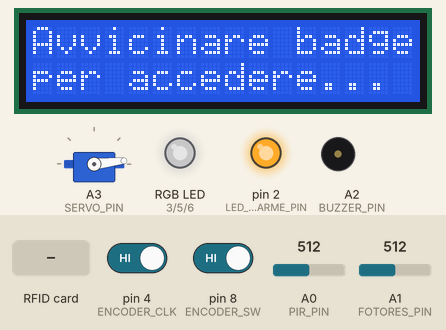
Bench run of a sketch on a simulated Arduino Uno, built with avr-gcc and run on an emulated ATmega328P. On the bench: 16×2 character LCD, servo, an RGB LED mixed from three pins (HIGH = lit), output pins drawn as LEDs (lit = HIGH), buzzer (waves = sounding). The test bench sets the inputs (shaded band); at power-on: A0 (PIR_PIN) = 512, pin 4 (ENCODER_CLK) HIGH, pin 8 (ENCODER_SW) HIGH, A1 (FOTORES_PIN) = 512. Dim RGB values are drawn brighter than linear; pins used as bus, display or sensor lines are not drawn; what the sketch prints to the serial monitor is not drawn.

Above: at 1.3 s.
1.4 s: A0 (PIR_PIN) set to 641
2.9 s: A0 (PIR_PIN) set to 668
At 3.8 s:
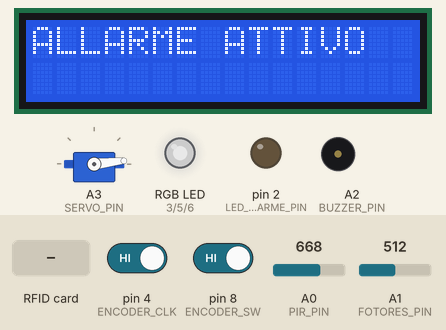
5.9 s: RFID card 3B 26 A1 52 held to the reader
At 8.7 s:
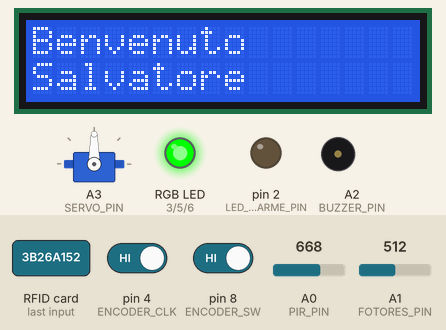
8.9 s: RFID card 4B 73 D3 52 held to the reader
At 11.6 s:
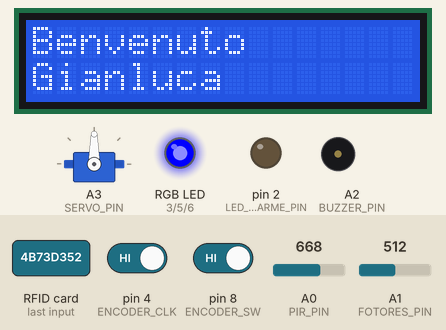
11.9 s: RFID card 5E 7A 19 C4 held to the reader
At 14.7 s:
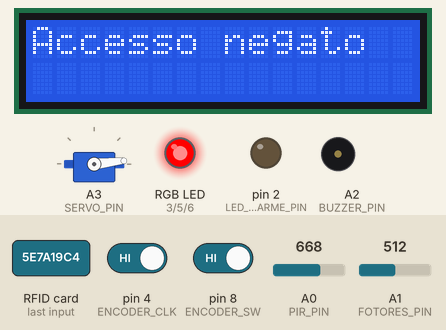
14.9 s: RFID card 4B 1F B3 52 held to the reader
At 16.0 s:
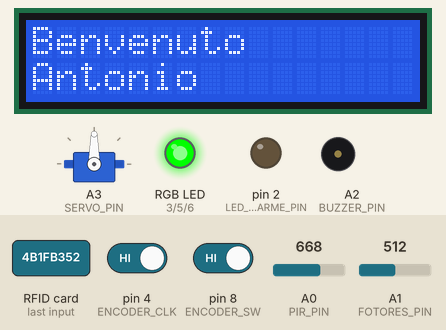
Timing chart, 0 to 18.9 s (numbered marks = the images above; inputs shaded):
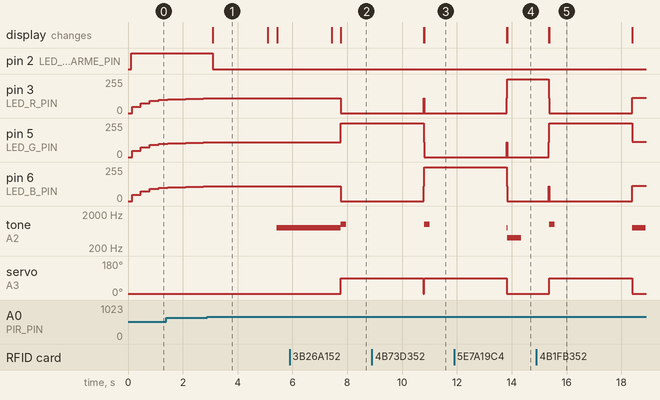

Measured:
- the behaviour switches between 649 and 650 on A0 (PIR_PIN) (found by bisection; images 0 and 1)
- after the input at 2.9 s, pin 2 (LED_ALLARME_PIN): HIGH → LOW after 0.19 s; tone on A2 (BUZZER_PIN): silent → 800 Hz after 2.5 s; the display: changes after 0.19 s (image 1)
- after the input at 5.9 s, pin 3 (LED_R_PIN), pin 6 (LED_B_PIN): 111/255 → 0/255 after 1.9 s; pin 5 (LED_G_PIN): 111/255 → 255/255 after 1.9 s; tone on A2 (BUZZER_PIN): 800 Hz → 1000 Hz after 1.9 s, → silent 0.20 s later; servo on A3 (SERVO_PIN): 6° → 90° after 1.9 s; the display: first differs from a run without the input after 1.9 s (image 2)
- after the input at 8.9 s, the display: first differs from a run without the input after 1.9 s (image 3)
- after the input at 11.9 s, the display: first differs from a run without the input after 1.9 s (image 4)
- after the input at 14.9 s, servo on A3 (SERVO_PIN): 6° → 90° after 0.47 s, → 6° 3.0 s later; the display: first differs from a run without the input after 0.47 s (image 5)
- what the display in image 1 shows lasts 2.0 s, from 3.1 s to 5.1 s

The sketch:

SmartBadge.ino
```cpp
// Salvatore Montagna - 1000080223

#include <Wire.h>
#include <LiquidCrystal_I2C.h>
#include <SPI.h>
#include <MFRC522.h>
#include <Servo.h>

// --- LCD ---
LiquidCrystal_I2C lcd(0x27, 16, 2);

// --- RFID ---
#define RFID_SS_PIN 10
#define RFID_RST_PIN 9
MFRC522 rfid(RFID_SS_PIN, RFID_RST_PIN);

// --- LED RGB ---
#define LED_R_PIN 3
#define LED_G_PIN 5
#define LED_B_PIN 6

// --- PIR (analogico A0) ---
#define PIR_PIN A0
bool accessoConsentito = false;

// --- LED Allarme (digitale D2) ---
#define LED_ALLARME_PIN 2
bool allarmeAttivo = false;

// --- Servo (A3) ---
Servo servoPorta;
#define SERVO_PIN A3

// --- Buzzer (analogico A2) ---
#define BUZZER_PIN A2

// --- Fotoresistenza (analogico A1) ---
#define FOTORES_PIN A1

// --- Encoder ---
#define ENCODER_CLK 4
#define ENCODER_DT 7
#define ENCODER_SW 8
int ultimoStatoEncoder = HIGH;
bool encoderPremuto = false;
int indiceMenu = 0;
int indiceUtenteVisualizzato = 0;
bool visualizzandoLog = false;
bool visualizzandoLuminosita = false;
unsigned long ultimoSpostamentoMenu = 0;
const unsigned long debounceMenu = 300;

// --- PID ---
float setpoint = 700.0; // valore target di luminosità
float kp = 0.5, ki = 0.05, kd = 0.1;
float errorePrecedente = 0, integrale = 0;

// --- Timer Allarme ---
unsigned long ultimoCambioAllarme = 0;
bool statoBuzzer = false;
const unsigned long intervalloAllarme = 500;

// --- Tentativi di accesso ---
int tentativiFalliti = 0;
const int MAX_TENTATIVI = 5;

// Limiti per l'integrale (anti-windup)
float integraleMin = -500;
float integraleMax = 500;

// Variabile per smoothing
float uscitaSmoothed = 50;

float luminositaAttuale = 0;  // inizializza in alto

// --- Struttura Utente ---
struct Utente {
  byte uid[4];
  String nome;
  String ruolo;
  int accessi;
};

Utente utenti[] = {
  {{0x3B, 0x26, 0xA1, 0x52}, "Salvatore", "Dipendente", 0},
  {{0x4B, 0x1F, 0xB3, 0x52}, "Antonio", "Dipendente", 0},
  {{0x4B, 0x73, 0xD3, 0x52}, "Gianluca", "Amministratore", 0},
  {{0xDB, 0x72, 0xB6, 0x52}, "Carlo", "Amministratore", 0}
};

const int NUM_UTENTI = sizeof(utenti) / sizeof(utenti[0]);
int indiceUtenteCorrente = -1;

void setup() {
  Serial.begin(9600);
  SPI.begin();
  rfid.PCD_Init();
  lcd.init();
  lcd.backlight();

  servoPorta.attach(SERVO_PIN);
  servoPorta.write(6);

  pinMode(PIR_PIN, INPUT);
  pinMode(LED_ALLARME_PIN, OUTPUT);
  pinMode(LED_R_PIN, OUTPUT);
  pinMode(LED_G_PIN, OUTPUT);
  pinMode(LED_B_PIN, OUTPUT);
  pinMode(BUZZER_PIN, OUTPUT);

  pinMode(ENCODER_CLK, INPUT);
  pinMode(ENCODER_DT, INPUT);
  pinMode(ENCODER_SW, INPUT_PULLUP);

  digitalWrite(LED_ALLARME_PIN, HIGH);

  lcd.setCursor(0, 0);
  lcd.print("Avvicinare badge");
  lcd.setCursor(0, 1);
  lcd.print("per accedere...");
}

void loop() {

  gestisciPID();

  if (!accessoConsentito) {
    checkPIR();
  }

  if (rfid.PICC_IsNewCardPresent() && rfid.PICC_ReadCardSerial()) {
    indiceUtenteCorrente = trovaUtente(rfid.uid.uidByte);
    if (indiceUtenteCorrente >= 0) {
      Utente &u = utenti[indiceUtenteCorrente];
      Serial.print("Accesso consentito a ");
      Serial.println(u.nome);
      u.accessi++;
      gestisciAccesso(u.nome, u.ruolo);
    } else {
      gestisciAccessoNegato();
    }
    rfid.PICC_HaltA();
  }

  if (allarmeAttivo) {
    if (millis() - ultimoCambioAllarme >= intervalloAllarme) {
      ultimoCambioAllarme = millis();
      statoBuzzer = !statoBuzzer;
      if (statoBuzzer) {
        tone(BUZZER_PIN, 800);
      } else {
        noTone(BUZZER_PIN);
      }
    }
  }

  if (accessoConsentito) {
    gestisciMenu();
  }
}

void gestisciAccesso(String nome, String ruolo) {
  lcd.clear();
  lcd.print("Benvenuto");
  lcd.setCursor(0, 1);
  lcd.print(nome);

  if (ruolo == "Amministratore") {
    impostaRGB(0, 0, 255);
  } else if (ruolo == "Dipendente") {
    impostaRGB(0, 255, 0);
  }

  tone(BUZZER_PIN, 1000, 200);
  servoPorta.write(90);
  delay(3000);
  servoPorta.write(6);
  lcd.clear();

  accessoConsentito = true;
  tentativiFalliti = 0;
  indiceMenu = 0;
  mostraMenu();
}

void gestisciAccessoNegato() {
  lcd.clear();
  lcd.print("Accesso negato");
  impostaRGB(255, 0, 0);
  tone(BUZZER_PIN, 400, 500);
  tentativiFalliti++;
  delay(1500);
  lcd.clear();

  if (tentativiFalliti >= MAX_TENTATIVI) {
    attivaAllarme();
  }
}

int trovaUtente(byte *uid) {
  for (int i = 0; i < NUM_UTENTI; i++) {
    bool corrisponde = true;
    for (int j = 0; j < 4; j++) {
      if (uid[j] != utenti[i].uid[j]) {
        corrisponde = false;
        break;
      }
    }
    if (corrisponde) return i;
  }
  return -1;
}

void impostaRGB(int r, int g, int b) {
  analogWrite(LED_R_PIN, r);
  analogWrite(LED_G_PIN, g);
  analogWrite(LED_B_PIN, b);
}

void attivaAllarme() {
  lcd.clear();
  lcd.print("ALLARME ATTIVO");
  digitalWrite(LED_ALLARME_PIN, LOW);
  allarmeAttivo = true;
  delay(2000);
  lcd.clear();
}

void gestisciPID() {
  int valoreLuce = analogRead(FOTORES_PIN);
  float errore = setpoint - valoreLuce;
  float derivata = errore - errorePrecedente;

  float nuovaIntegrale = integrale + errore;
  float outputTest = kp * errore + ki * nuovaIntegrale + kd * derivata;

  if (outputTest >= 0 && outputTest <= 255) {
    integrale = constrain(nuovaIntegrale, -500, 500);
  }

  //Serial.println("Valore luce");
  //Serial.println(valoreLuce);

  float output = kp * errore + ki * integrale + kd * derivata;
  errorePrecedente = errore;

  // Smoothing dinamico basato sulla distanza
  float distanza = abs(output - luminositaAttuale);
  float smoothingFactor = constrain(distanza / 100.0, 0.05, 0.4);
  luminositaAttuale += smoothingFactor * (output - luminositaAttuale);

  int intensita = constrain((int)luminositaAttuale, 0, 255);
  impostaRGB(intensita, intensita, intensita);

  if (visualizzandoLuminosita) {
    lcd.clear();
    lcd.print("Luce ambiente:");
    lcd.setCursor(0, 1);
    lcd.print(valoreLuce);
    delay(300);
  }
}

void gestisciMenu() {
  int statoClk = digitalRead(ENCODER_CLK);
  if ((statoClk != ultimoStatoEncoder && millis() - ultimoSpostamentoMenu > debounceMenu) || indiceUtenteVisualizzato == -1) {
    if (visualizzandoLog) {
      if (digitalRead(ENCODER_DT) != statoClk) {
        indiceUtenteVisualizzato++;
      } else {
        indiceUtenteVisualizzato--;
      }
      indiceUtenteVisualizzato = constrain(indiceUtenteVisualizzato, 0, NUM_UTENTI - 1);
      lcd.clear();
      lcd.print(utenti[indiceUtenteVisualizzato].nome);
      lcd.setCursor(0, 1);
      lcd.print("Accessi: ");
      lcd.print(utenti[indiceUtenteVisualizzato].accessi);
    } else {
      if (digitalRead(ENCODER_DT) != statoClk) {
        indiceMenu++;
      } else {
        indiceMenu--;
      }
      if (utenti[indiceUtenteCorrente].ruolo == "Amministratore") {
        indiceMenu = constrain(indiceMenu, 0, 3);
      } else {
        indiceMenu = constrain(indiceMenu, 0, 1);
      }
      mostraMenu();
    }
    ultimoSpostamentoMenu = millis();
  }
  ultimoStatoEncoder = statoClk;

  if (digitalRead(ENCODER_SW) == LOW && !encoderPremuto) {
    if (visualizzandoLog || visualizzandoLuminosita) {
      visualizzandoLog = false;
      visualizzandoLuminosita = false;
      mostraMenu();
    } else {
      selezionaOpzioneMenu();
    }
    encoderPremuto = true;
  } else if (digitalRead(ENCODER_SW) == HIGH) {
    encoderPremuto = false;
  }
}

void mostraMenu() {
  lcd.clear();
  if (utenti[indiceUtenteCorrente].ruolo == "Amministratore") {
    if (indiceMenu == 0) lcd.print("1.Vedi Log");
    else if (indiceMenu == 1) lcd.print("2.Attiva Allarme");
    else if (indiceMenu == 2) lcd.print("3.Reset Allarme");
    else if (indiceMenu == 3) lcd.print("4.Luce attuale");
  } else {
    if (indiceMenu == 0) lcd.print("1.I miei accessi");
    else lcd.print("2.Attiva Allarme");
  }
}

void selezionaOpzioneMenu() {
  lcd.clear();
  if (utenti[indiceUtenteCorrente].ruolo == "Amministratore") {
    if (indiceMenu == 0) {
      visualizzandoLog = true;
      indiceUtenteVisualizzato = -1;
      ultimoStatoEncoder = digitalRead(ENCODER_CLK);
    } else if (indiceMenu == 1) {
      attivaAllarme();
    } else if (indiceMenu == 2){
      allarmeAttivo = false;
      digitalWrite(LED_ALLARME_PIN, HIGH);
      noTone(BUZZER_PIN);
      lcd.print("Allarme disattivo");
      delay(1500);
    } else if (indiceMenu == 3) {
      visualizzandoLuminosita = true;
    }
  } else {
    if (indiceMenu == 0) {
      lcd.print("Accessi: ");
      lcd.setCursor(0, 1);
      lcd.print(utenti[indiceUtenteCorrente].accessi);
      delay(2000);
    } else {
      attivaAllarme();
    }
  }
  lcd.clear();
  if (!visualizzandoLog && !visualizzandoLuminosita) {
    mostraMenu();
  }
}

void checkPIR() {
  int valorePIR = analogRead(PIR_PIN);

  Serial.print("Valore PIR: ");
  Serial.println(valorePIR);

  if (valorePIR >= 650) {
    Serial.println("Movimento rilevato nel blocco!");
    if (!accessoConsentito) {
      attivaAllarme();
    }
  }

  delay(300); // <-- Aggiunto per rallentare la stampa
}
```
